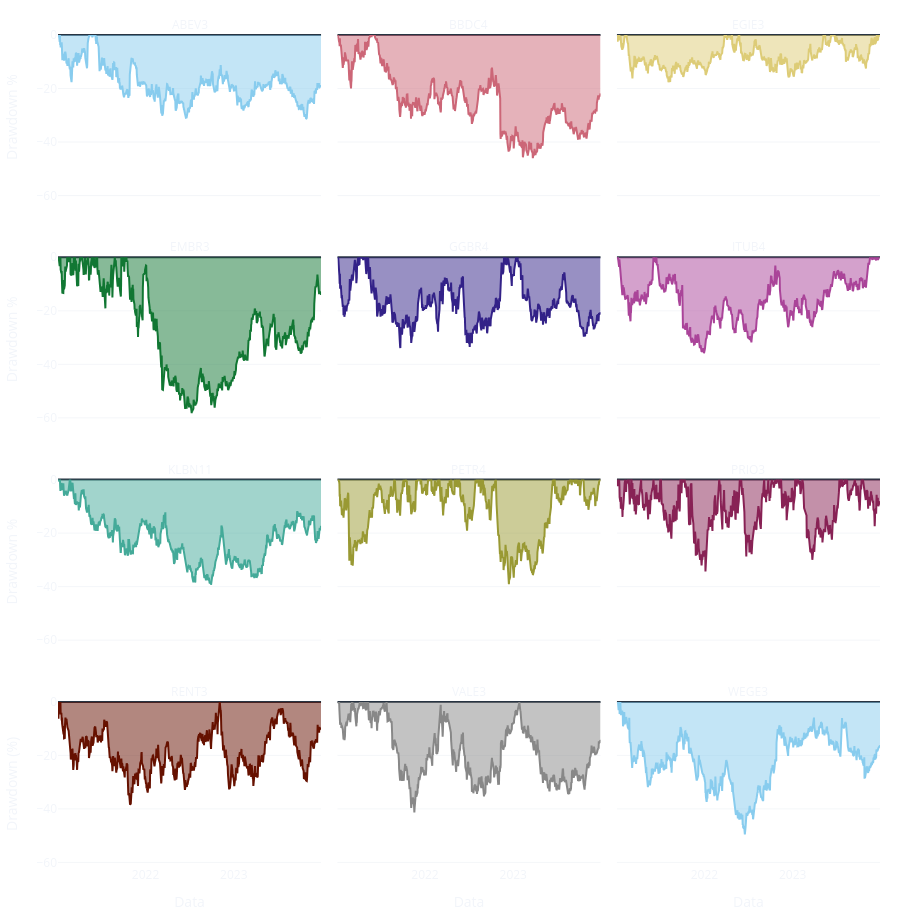
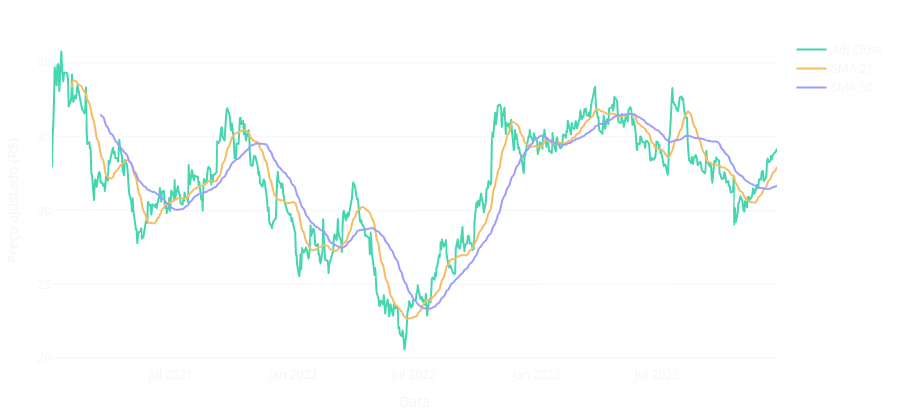

Source (notebook cell) for these figures, in order:
### Markdown cell above
## 4. Drawdown e tendência

O drawdown é reiniciado em 04/01/2021 e usa o topo conhecido até cada pregão.
As médias móveis também usam somente passado e presente; janelas incompletas
no início do histórico permanecem nulas.

### Code cell
charts.drawdown(long).show()
charts.moving_averages(enriched, "WEGE3").show()

### Figure 1 — Plotly figure (JSON) as saved in the notebook; plotly's stock layout.template omitted (floating-point values rounded to 4 significant figures; data arrays with more than 128 entries replaced by an {"elided": "..."} marker saying what was removed)
{"data": [{"fillpattern": {"shape": ""}, "hovertemplate": "Ativo=ABEV3<br>Data=%{x}<br>Drawdown %=%{y}<extra></extra>", "legendgroup": "ABEV3", "line": {"color": "rgb(136, 204, 238)"}, "marker": {"symbol": "circle"}, "mode": "lines", "name": "ABEV3", "orientation": "v", "showlegend": true, "stackgroup": "1", "type": "scatter", "x": {"elided": "745 str values"}, "xaxis": "x10", "y": {"elided": "745 float values"}, "yaxis": "y10"}, {"fillpattern": {"shape": ""}, "hovertemplate": "Ativo=BBDC4<br>Data=%{x}<br>Drawdown %=%{y}<extra></extra>", "legendgroup": "BBDC4", "line": {"color": "rgb(204, 102, 119)"}, "marker": {"symbol": "circle"}, "mode": "lines", "name": "BBDC4", "orientation": "v", "showlegend": true, "stackgroup": "1", "type": "scatter", "x": {"elided": "745 str values"}, "xaxis": "x11", "y": {"elided": "745 float values"}, "yaxis": "y11"}, {"fillpattern": {"shape": ""}, "hovertemplate": "Ativo=EGIE3<br>Data=%{x}<br>Drawdown %=%{y}<extra></extra>", "legendgroup": "EGIE3", "line": {"color": "rgb(221, 204, 119)"}, "marker": {"symbol": "circle"}, "mode": "lines", "name": "EGIE3", "orientation": "v", "showlegend": true, "stackgroup": "1", "type": "scatter", "x": {"elided": "745 str values"}, "xaxis": "x12", "y": {"elided": "745 float values"}, "yaxis": "y12"}, {"fillpattern": {"shape": ""}, "hovertemplate": "Ativo=EMBR3<br>Data=%{x}<br>Drawdown %=%{y}<extra></extra>", "legendgroup": "EMBR3", "line": {"color": "rgb(17, 119, 51)"}, "marker": {"symbol": "circle"}, "mode": "lines", "name": "EMBR3", "orientation": "v", "showlegend": true, "stackgroup": "1", "type": "scatter", "x": {"elided": "745 str values"}, "xaxis": "x7", "y": {"elided": "745 float values"}, "yaxis": "y7"}, {"fillpattern": {"shape": ""}, "hovertemplate": "Ativo=GGBR4<br>Data=%{x}<br>Drawdown %=%{y}<extra></extra>", "legendgroup": "GGBR4", "line": {"color": "rgb(51, 34, 136)"}, "marker": {"symbol": "circle"}, "mode": "lines", "name": "GGBR4", "orientation": "v", "showlegend": true, "stackgroup": "1", "type": "scatter", "x": {"elided": "745 str values"}, "xaxis": "x8", "y": {"elided": "745 float values"}, "yaxis": "y8"}, {"fillpattern": {"shape": ""}, "hovertemplate": "Ativo=ITUB4<br>Data=%{x}<br>Drawdown %=%{y}<extra></extra>", "legendgroup": "ITUB4", "line": {"color": "rgb(170, 68, 153)"}, "marker": {"symbol": "circle"}, "mode": "lines", "name": "ITUB4", "orientation": "v", "showlegend": true, "stackgroup": "1", "type": "scatter", "x": {"elided": "745 str values"}, "xaxis": "x9", "y": {"elided": "745 float values"}, "yaxis": "y9"}, {"fillpattern": {"shape": ""}, "hovertemplate": "Ativo=KLBN11<br>Data=%{x}<br>Drawdown %=%{y}<extra></extra>", "legendgroup": "KLBN11", "line": {"color": "rgb(68, 170, 153)"}, "marker": {"symbol": "circle"}, "mode": "lines", "name": "KLBN11", "orientation": "v", "showlegend": true, "stackgroup": "1", "type": "scatter", "x": {"elided": "745 str values"}, "xaxis": "x4", "y": {"elided": "745 float values"}, "yaxis": "y4"}, {"fillpattern": {"shape": ""}, "hovertemplate": "Ativo=PETR4<br>Data=%{x}<br>Drawdown %=%{y}<extra></extra>", "legendgroup": "PETR4", "line": {"color": "rgb(153, 153, 51)"}, "marker": {"symbol": "circle"}, "mode": "lines", "name": "PETR4", "orientation": "v", "showlegend": true, "stackgroup": "1", "type": "scatter", "x": {"elided": "745 str values"}, "xaxis": "x5", "y": {"elided": "745 float values"}, "yaxis": "y5"}, {"fillpattern": {"shape": ""}, "hovertemplate": "Ativo=PRIO3<br>Data=%{x}<br>Drawdown %=%{y}<extra></extra>", "legendgroup": "PRIO3", "line": {"color": "rgb(136, 34, 85)"}, "marker": {"symbol": "circle"}, "mode": "lines", "name": "PRIO3", "orientation": "v", "showlegend": true, "stackgroup": "1", "type": "scatter", "x": {"elided": "745 str values"}, "xaxis": "x6", "y": {"elided": "745 float values"}, "yaxis": "y6"}, {"fillpattern": {"shape": ""}, "hovertemplate": "Ativo=RENT3<br>Data=%{x}<br>Drawdown %=%{y}<extra></extra>", "legendgroup": "RENT3", "line": {"color": "rgb(102, 17, 0)"}, "marker": {"symbol": "circle"}, "mode": "lines", "name": "RENT3", "orientation": "v", "showlegend": true, "stackgroup": "1", "type": "scatter", "x": {"elided": "745 str values"}, "xaxis": "x", "y": {"elided": "745 float values"}, "yaxis": "y"}, {"fillpattern": {"shape": ""}, "hovertemplate": "Ativo=VALE3<br>Data=%{x}<br>Drawdown %=%{y}<extra></extra>", "legendgroup": "VALE3", "line": {"color": "rgb(136, 136, 136)"}, "marker": {"symbol": "circle"}, "mode": "lines", "name": "VALE3", "orientation": "v", "showlegend": true, "stackgroup": "1", "type": "scatter", "x": {"elided": "745 str values"}, "xaxis": "x2", "y": {"elided": "745 float values"}, "yaxis": "y2"}, {"fillpattern": {"shape": ""}, "hovertemplate": "Ativo=WEGE3<br>Data=%{x}<br>Drawdown %=%{y}<extra></extra>", "legendgroup": "WEGE3", "line": {"color": "rgb(136, 204, 238)"}, "marker": {"symbol": "circle"}, "mode": "lines", "name": "WEGE3", "orientation": "v", "showlegend": true, "stackgroup": "1", "type": "scatter", "x": {"elided": "745 str values"}, "xaxis": "x3", "y": {"elided": "745 float values"}, "yaxis": "y3"}], "layout": {"annotations": [{"font": {}, "showarrow": false, "text": "RENT3", "x": 0.16, "xanchor": "center", "xref": "paper", "y": 0.1975, "yanchor": "bottom", "yref": "paper"}, {"font": {}, "showarrow": false, "text": "VALE3", "x": 0.5, "xanchor": "center", "xref": "paper", "y": 0.1975, "yanchor": "bottom", "yref": "paper"}, {"font": {}, "showarrow": false, "text": "WEGE3", "x": 0.84, "xanchor": "center", "xref": "paper", "y": 0.1975, "yanchor": "bottom", "yref": "paper"}, {"font": {}, "showarrow": false, "text": "KLBN11", "x": 0.16, "xanchor": "center", "xref": "paper", "y": 0.465, "yanchor": "bottom", "yref": "paper"}, {"font": {}, "showarrow": false, "text": "PETR4", "x": 0.5, "xanchor": "center", "xref": "paper", "y": 0.465, "yanchor": "bottom", "yref": "paper"}, {"font": {}, "showarrow": false, "text": "PRIO3", "x": 0.84, "xanchor": "center", "xref": "paper", "y": 0.465, "yanchor": "bottom", "yref": "paper"}, {"font": {}, "showarrow": false, "text": "EMBR3", "x": 0.16, "xanchor": "center", "xref": "paper", "y": 0.7325, "yanchor": "bottom", "yref": "paper"}, {"font": {}, "showarrow": false, "text": "GGBR4", "x": 0.5, "xanchor": "center", "xref": "paper", "y": 0.7325, "yanchor": "bottom", "yref": "paper"}, {"font": {}, "showarrow": false, "text": "ITUB4", "x": 0.84, "xanchor": "center", "xref": "paper", "y": 0.7325, "yanchor": "bottom", "yref": "paper"}, {"font": {}, "showarrow": false, "text": "ABEV3", "x": 0.16, "xanchor": "center", "xref": "paper", "y": 1.0, "yanchor": "bottom", "yref": "paper"}, {"font": {}, "showarrow": false, "text": "BBDC4", "x": 0.5, "xanchor": "center", "xref": "paper", "y": 1.0, "yanchor": "bottom", "yref": "paper"}, {"font": {}, "showarrow": false, "text": "EGIE3", "x": 0.84, "xanchor": "center", "xref": "paper", "y": 1.0, "yanchor": "bottom", "yref": "paper"}], "height": 920, "legend": {"title": {"text": ""}, "tracegroupgap": 0}, "margin": {"b": 12, "l": 12, "r": 20, "t": 35}, "paper_bgcolor": "rgba(0,0,0,0)", "plot_bgcolor": "rgba(0,0,0,0)", "showlegend": false, "xaxis": {"anchor": "y", "domain": [0.0, 0.32], "showgrid": false, "title": {"text": "Data"}}, "xaxis10": {"anchor": "y10", "domain": [0.0, 0.32], "matches": "x", "showgrid": false, "showticklabels": false}, "xaxis11": {"anchor": "y11", "domain": [0.34, 0.66], "matches": "x", "showgrid": false, "showticklabels": false}, "xaxis12": {"anchor": "y12", "domain": [0.68, 1.0], "matches": "x", "showgrid": false, "showticklabels": false}, "xaxis2": {"anchor": "y2", "domain": [0.34, 0.66], "matches": "x", "showgrid": false, "title": {"text": "Data"}}, "xaxis3": {"anchor": "y3", "domain": [0.68, 1.0], "matches": "x", "showgrid": false, "title": {"text": "Data"}}, "xaxis4": {"anchor": "y4", "domain": [0.0, 0.32], "matches": "x", "showgrid": false, "showticklabels": false}, "xaxis5": {"anchor": "y5", "domain": [0.34, 0.66], "matches": "x", "showgrid": false, "showticklabels": false}, "xaxis6": {"anchor": "y6", "domain": [0.68, 1.0], "matches": "x", "showgrid": false, "showticklabels": false}, "xaxis7": {"anchor": "y7", "domain": [0.0, 0.32], "matches": "x", "showgrid": false, "showticklabels": false}, "xaxis8": {"anchor": "y8", "domain": [0.34, 0.66], "matches": "x", "showgrid": false, "showticklabels": false}, "xaxis9": {"anchor": "y9", "domain": [0.68, 1.0], "matches": "x", "showgrid": false, "showticklabels": false}, "yaxis": {"anchor": "x", "domain": [0.0, 0.1975], "gridcolor": "rgba(160,180,200,0.12)", "title": {"text": "Drawdown (%)"}}, "yaxis10": {"anchor": "x10", "domain": [0.8025, 1.0], "gridcolor": "rgba(160,180,200,0.12)", "matches": "y", "title": {"text": "Drawdown %"}}, "yaxis11": {"anchor": "x11", "domain": [0.8025, 1.0], "gridcolor": "rgba(160,180,200,0.12)", "matches": "y", "showticklabels": false}, "yaxis12": {"anchor": "x12", "domain": [0.8025, 1.0], "gridcolor": "rgba(160,180,200,0.12)", "matches": "y", "showticklabels": false}, "yaxis2": {"anchor": "x2", "domain": [0.0, 0.1975], "gridcolor": "rgba(160,180,200,0.12)", "matches": "y", "showticklabels": false}, "yaxis3": {"anchor": "x3", "domain": [0.0, 0.1975], "gridcolor": "rgba(160,180,200,0.12)", "matches": "y", "showticklabels": false}, "yaxis4": {"anchor": "x4", "domain": [0.2675, 0.465], "gridcolor": "rgba(160,180,200,0.12)", "matches": "y", "title": {"text": "Drawdown %"}}, "yaxis5": {"anchor": "x5", "domain": [0.2675, 0.465], "gridcolor": "rgba(160,180,200,0.12)", "matches": "y", "showticklabels": false}, "yaxis6": {"anchor": "x6", "domain": [0.2675, 0.465], "gridcolor": "rgba(160,180,200,0.12)", "matches": "y", "showticklabels": false}, "yaxis7": {"anchor": "x7", "domain": [0.535, 0.7325], "gridcolor": "rgba(160,180,200,0.12)", "matches": "y", "title": {"text": "Drawdown %"}}, "yaxis8": {"anchor": "x8", "domain": [0.535, 0.7325], "gridcolor": "rgba(160,180,200,0.12)", "matches": "y", "showticklabels": false}, "yaxis9": {"anchor": "x9", "domain": [0.535, 0.7325], "gridcolor": "rgba(160,180,200,0.12)", "matches": "y", "showticklabels": false}}}

### Figure 2 — Plotly figure (JSON) as saved in the notebook; plotly's stock layout.template omitted (floating-point values rounded to 4 significant figures; data arrays with more than 128 entries replaced by an {"elided": "..."} marker saying what was removed)
{"data": [{"hovertemplate": "Série=Adj Close<br>Data=%{x}<br>Preço (R$)=%{y}<extra></extra>", "legendgroup": "Adj Close", "line": {"color": "#45D6B0", "dash": "solid"}, "marker": {"symbol": "circle"}, "mode": "lines", "name": "Adj Close", "showlegend": true, "type": "scattergl", "x": {"elided": "745 str values"}, "xaxis": "x", "y": {"elided": "745 float values"}, "yaxis": "y"}, {"hovertemplate": "Série=SMA 21<br>Data=%{x}<br>Preço (R$)=%{y}<extra></extra>", "legendgroup": "SMA 21", "line": {"color": "#F5BC62", "dash": "solid"}, "marker": {"symbol": "circle"}, "mode": "lines", "name": "SMA 21", "showlegend": true, "type": "scattergl", "x": {"elided": "745 str values"}, "xaxis": "x", "y": {"elided": "745 float values"}, "yaxis": "y"}, {"hovertemplate": "Série=SMA 50<br>Data=%{x}<br>Preço (R$)=%{y}<extra></extra>", "legendgroup": "SMA 50", "line": {"color": "#9E9BFF", "dash": "solid"}, "marker": {"symbol": "circle"}, "mode": "lines", "name": "SMA 50", "showlegend": true, "type": "scattergl", "x": {"elided": "745 str values"}, "xaxis": "x", "y": {"elided": "745 float values"}, "yaxis": "y"}], "layout": {"height": 420, "hovermode": "x unified", "legend": {"title": {"text": ""}, "tracegroupgap": 0}, "margin": {"b": 12, "l": 12, "r": 20, "t": 35}, "paper_bgcolor": "rgba(0,0,0,0)", "plot_bgcolor": "rgba(0,0,0,0)", "xaxis": {"anchor": "y", "domain": [0.0, 1.0], "showgrid": false, "title": {"text": "Data"}}, "yaxis": {"anchor": "x", "domain": [0.0, 1.0], "gridcolor": "rgba(160,180,200,0.12)", "title": {"text": "Preço ajustado (R$)"}}}}
